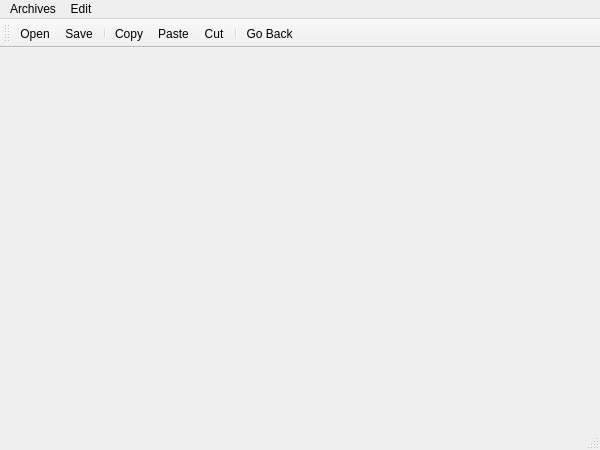
<?xml version="1.0" encoding="UTF-8"?>
<ui version="4.0">
 <class>Notepad</class>
 <widget class="QMainWindow" name="Notepad">
  <property name="geometry">
   <rect>
    <x>0</x>
    <y>0</y>
    <width>600</width>
    <height>450</height>
   </rect>
  </property>
  <property name="windowTitle">
   <string>MainWindow</string>
  </property>
  <widget class="QWidget" name="centralwidget"/>
  <widget class="QMenuBar" name="menubar">
   <property name="enabled">
    <bool>true</bool>
   </property>
   <property name="geometry">
    <rect>
     <x>0</x>
     <y>0</y>
     <width>600</width>
     <height>22</height>
    </rect>
   </property>
   <property name="defaultUp">
    <bool>false</bool>
   </property>
   <property name="nativeMenuBar">
    <bool>true</bool>
   </property>
   <widget class="QMenu" name="menuArchives">
    <property name="title">
     <string>Archives</string>
    </property>
    <addaction name="actionOpen"/>
    <addaction name="actionSave"/>
    <addaction name="separator"/>
    <addaction name="actionGo_Back"/>
   </widget>
   <widget class="QMenu" name="menuEdit">
    <property name="title">
     <string>Edit</string>
    </property>
    <addaction name="actionCopy"/>
    <addaction name="actionPaste"/>
    <addaction name="actionCut"/>
   </widget>
   <addaction name="menuArchives"/>
   <addaction name="menuEdit"/>
  </widget>
  <widget class="QStatusBar" name="statusbar"/>
  <widget class="QToolBar" name="toolBar">
   <property name="windowTitle">
    <string>Tools</string>
   </property>
   <attribute name="toolBarArea">
    <enum>TopToolBarArea</enum>
   </attribute>
   <attribute name="toolBarBreak">
    <bool>false</bool>
   </attribute>
   <addaction name="actionOpen"/>
   <addaction name="actionSave"/>
   <addaction name="separator"/>
   <addaction name="actionCopy"/>
   <addaction name="actionPaste"/>
   <addaction name="actionCut"/>
   <addaction name="separator"/>
   <addaction name="actionGo_Back"/>
  </widget>
  <action name="actionOpen">
   <property name="icon">
    <iconset resource="assets.qrc">
     <normaloff>:/icons/open.png</normaloff>:/icons/open.png</iconset>
   </property>
   <property name="text">
    <string>Open</string>
   </property>
  </action>
  <action name="actionSave">
   <property name="icon">
    <iconset resource="assets.qrc">
     <normaloff>:/icons/save.png</normaloff>:/icons/save.png</iconset>
   </property>
   <property name="text">
    <string>Save</string>
   </property>
  </action>
  <action name="actionGo_Back">
   <property name="icon">
    <iconset resource="assets.qrc">
     <normaloff>:/icons/back</normaloff>:/icons/back</iconset>
   </property>
   <property name="text">
    <string>Go Back</string>
   </property>
  </action>
  <action name="actionCopy">
   <property name="icon">
    <iconset resource="assets.qrc">
     <normaloff>:/icons/copy.png</normaloff>:/icons/copy.png</iconset>
   </property>
   <property name="text">
    <string>Copy</string>
   </property>
  </action>
  <action name="actionPaste">
   <property name="icon">
    <iconset resource="assets.qrc">
     <normaloff>:/icons/paste.png</normaloff>:/icons/paste.png</iconset>
   </property>
   <property name="text">
    <string>Paste</string>
   </property>
  </action>
  <action name="actionCut">
   <property name="icon">
    <iconset resource="assets.qrc">
     <normaloff>:/icons/cut.png</normaloff>:/icons/cut.png</iconset>
   </property>
   <property name="text">
    <string>Cut</string>
   </property>
  </action>
 </widget>
 <resources>
  <include location="assets.qrc"/>
 </resources>
 <connections/>
</ui>
